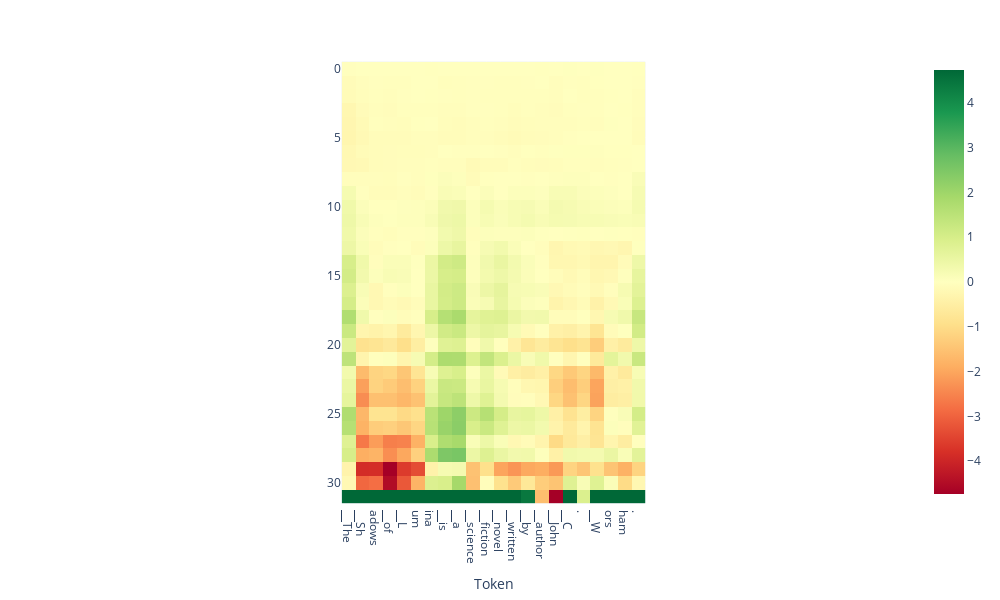

Source (notebook cell):
### Code cell
tokens = tokenizer.tokenize(output['text'])
doc.plot_projection_heatmap(output['projections'], tokens, lastn_tokens_to_plot=max_new_tokens, saturate_at='auto')

### Figure 1 — Plotly figure (JSON) as saved in the notebook; plotly's stock layout.template omitted (floating-point values rounded to 4 significant figures; data arrays with more than 128 entries replaced by an {"elided": "..."} marker saying what was removed)
{"data": [{"coloraxis": "coloraxis", "hovertemplate": "Token: %{x}<br>y: %{y}<br>color: %{z}<extra></extra>", "name": "0", "type": "heatmap", "xaxis": "x", "yaxis": "y", "z": {"elided": "32x22 float values"}}], "layout": {"coloraxis": {"cmax": 4.734, "cmin": -4.734, "colorscale": [[0, "rgb(165,0,38)"], [0.1, "rgb(215,48,39)"], [0.2, "rgb(244,109,67)"], [0.3, "rgb(253,174,97)"], [0.4, "rgb(254,224,139)"], [0.5, "rgb(255,255,191)"], [0.6, "rgb(217,239,139)"], [0.7, "rgb(166,217,106)"], [0.8, "rgb(102,189,99)"], [0.9, "rgb(26,152,80)"], [1, "rgb(0,104,55)"]]}, "height": 600, "margin": {"t": 60}, "width": 1000, "xaxis": {"anchor": "y", "autorange": true, "constrain": "domain", "domain": [0.3164, 0.6836], "range": [-0.5, 21.5], "scaleanchor": "y", "ticktext": ["▁The", "▁Sh", "adows", "▁of", "▁L", "um", "ina", "▁is", "▁a", "▁science", "▁fiction", "▁novel", "▁written", "▁by", "▁author", "▁John", "▁C", ".", "▁W", "ors", "ham", "."], "tickvals": [0, 1, 2, 3, 4, 5, 6, 7, 8, 9, 10, 11, 12, 13, 14, 15, 16, 17, 18, 19, 20, 21], "title": {"text": "Token"}}, "yaxis": {"anchor": "x", "autorange": true, "constrain": "domain", "domain": [0, 1], "range": [31.5, -0.5]}}}
